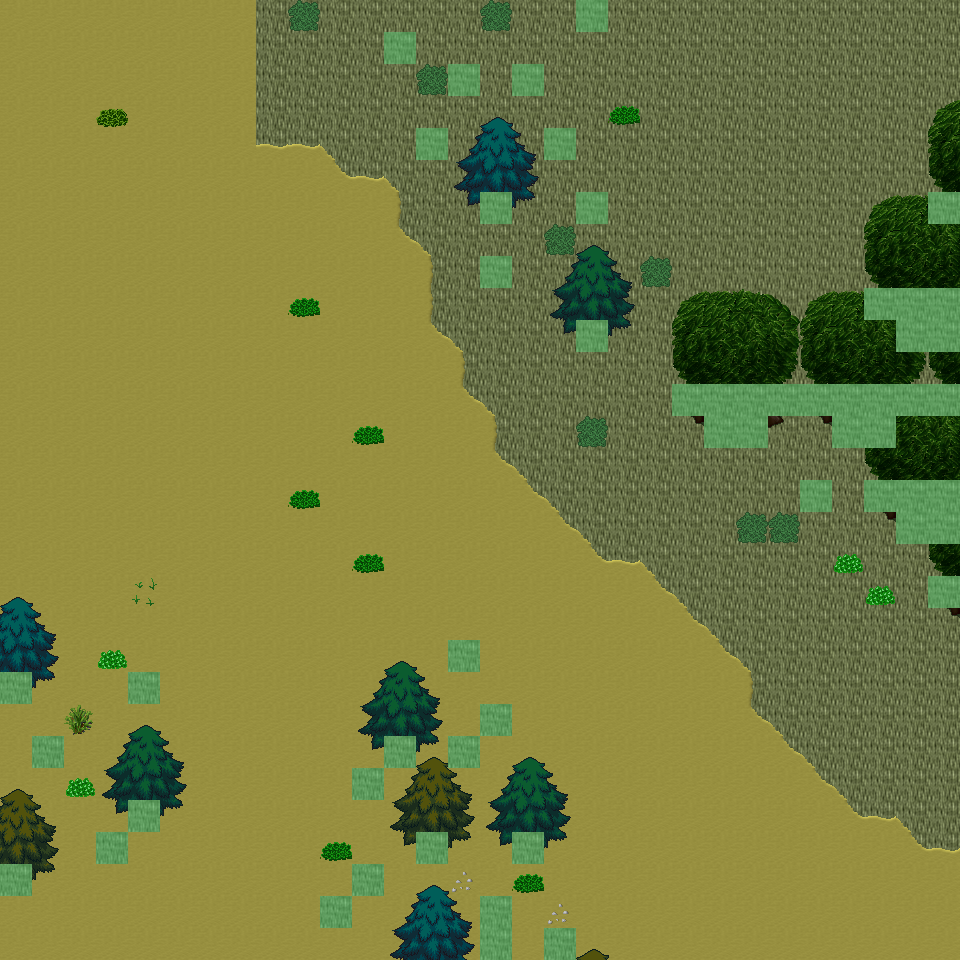

This is a level from a 2D game, rendered from its Tiled map with the project's own tilesets. A one-line summary and the map file follow, with tile-layer data summarised:
An orthogonal 30x30 tile map with 32x32 px tiles, 6 tile layers (Ground, Object, Object2, Above, ...), 23 tilesets and 8 objects (8x mapExit).

<map version="1.0" orientation="orthogonal" renderorder="right-down" width="30" height="30" tilewidth="32" tileheight="32" nextobjectid="9">
  <tileset firstgid="1" name="tileset_ground_ground" tilewidth="32" tileheight="32" tilecount="33" columns="3">
    <image source="../drawable/tileset_ground_ground.png" width="96" height="352" />
  </tileset>
  <tileset firstgid="34" name="tileset_ground_ridge_earth_dark" tilewidth="32" tileheight="32" tilecount="96" columns="12">
    <image source="../drawable/tileset_ground_ridge_earth_dark.png" width="384" height="256" />
  </tileset>
  <tileset firstgid="130" name="tileset_logic_collision" tilewidth="32" tileheight="32" tilecount="1" columns="1">
    <image source="../drawable/tileset_logic_collision.png" width="32" height="32" />
  </tileset>
  <tileset firstgid="131" name="tileset_logic_creature_animal" tilewidth="32" tileheight="32" tilecount="32" columns="8">
    <image source="../drawable/tileset_logic_creature_animal.png" width="256" height="128" />
  </tileset>
  <tileset firstgid="163" name="tileset_ground_earth_edges" tilewidth="32" tileheight="32" tilecount="18" columns="6">
    <image source="../drawable/tileset_ground_earth_edges.png" width="192" height="96" />
  </tileset>
  <tileset firstgid="181" name="tileset_plant_grasses" tilewidth="32" tileheight="32" tilecount="6" columns="3">
    <image source="../drawable/tileset_plant_grasses.png" width="96" height="64" />
  </tileset>
  <tileset firstgid="187" name="tileset_ground_earth_edges_yellowgreen" tilewidth="32" tileheight="32" tilecount="15" columns="5">
    <image source="../drawable/tileset_ground_earth_edges_yellowgreen.png" width="160" height="96" />
  </tileset>
  <tileset firstgid="202" name="tileset_ground_grass_corners" tilewidth="32" tileheight="32" tilecount="24" columns="6">
    <image source="../drawable/tileset_ground_grass_corners.png" width="192" height="128" />
  </tileset>
  <tileset firstgid="226" name="tileset_plant_tree_tree_darkgreen" tilewidth="32" tileheight="32" tilecount="88" columns="8">
    <image source="../drawable/tileset_plant_tree_tree_darkgreen.png" width="256" height="352" />
  </tileset>
  <tileset firstgid="314" name="tileset_plant_tree_evergreen" tilewidth="32" tileheight="32" tilecount="36" columns="3">
    <image source="../drawable/tileset_plant_tree_evergreen.png" width="96" height="384" />
  </tileset>
  <tileset firstgid="350" name="tileset_plant_bush_various_small" tilewidth="32" tileheight="32" tilecount="9" columns="3">
    <image source="../drawable/tileset_plant_bush_various_small.png" width="96" height="96" />
  </tileset>
  <tileset firstgid="359" name="tileset_plant_bush_bushes" tilewidth="32" tileheight="32" tilecount="10" columns="5">
    <image source="../drawable/tileset_plant_bush_bushes.png" width="160" height="64" />
  </tileset>
  <tileset firstgid="369" name="tileset_building_decoration_rocks" tilewidth="32" tileheight="32" tilecount="6" columns="3">
    <image source="../drawable/tileset_building_decoration_rocks.png" width="96" height="64" />
  </tileset>
  <tileset firstgid="375" name="tileset_ground_stonecircle" tilewidth="32" tileheight="32" tilecount="81" columns="9">
    <image source="../drawable/tileset_ground_stonecircle.png" width="288" height="288" />
  </tileset>
  <tileset firstgid="456" name="tileset_ground_rock_rocks" tilewidth="32" tileheight="32" tilecount="4" columns="2">
    <image source="../drawable/tileset_ground_rock_rocks.png" width="64" height="64" />
  </tileset>
  <tileset firstgid="460" name="tileset_building_decoration_orbpedestal" tilewidth="32" tileheight="32" tilecount="2" columns="1">
    <image source="../drawable/tileset_building_decoration_orbpedestal.png" width="32" height="64" />
  </tileset>
  <tileset firstgid="462" name="tileset_building_house_chalet" tilewidth="32" tileheight="32" tilecount="56" columns="7">
    <image source="../drawable/tileset_building_house_chalet.png" width="224" height="256" />
  </tileset>
  <tileset firstgid="518" name="tileset_building_tower_chalet" tilewidth="32" tileheight="32" tilecount="16" columns="2">
    <image source="../drawable/tileset_building_tower_chalet.png" width="64" height="256" />
  </tileset>
  <tileset firstgid="534" name="tileset_plant_bush_bush_pinks" tilewidth="32" tileheight="32" tilecount="4" columns="2">
    <image source="../drawable/tileset_plant_bush_bush_pinks.png" width="64" height="64" />
  </tileset>
  <tileset firstgid="538" name="tileset_ground_dry_grass" tilewidth="32" tileheight="32" tilecount="54" columns="9">
    <image source="../drawable/tileset_ground_dry_grass.png" width="288" height="192" />
  </tileset>
  <tileset firstgid="592" name="tileset_object_rock_pillars_stone" tilewidth="32" tileheight="32" tilecount="36" columns="6">
    <image source="../drawable/tileset_object_rock_pillars_stone.png" width="192" height="192" />
  </tileset>
  <tileset firstgid="628" name="tileset_building_door_brown_door" tilewidth="32" tileheight="32" tilecount="3" columns="1">
    <image source="../drawable/tileset_building_door_brown_door.png" width="32" height="96" />
  </tileset>
  <tileset firstgid="631" name="tileset_logic_creature_fowl" tilewidth="32" tileheight="32" tilecount="6" columns="6">
    <image source="../drawable/tileset_logic_creature_fowl.png" width="192" height="32" />
  </tileset>
  <layer name="Ground" width="30" height="30">
    <data>[900 cells, 900 non-empty, 2 distinct tile ids]</data>
  </layer>
  <layer name="Object" width="30" height="30">
    <data>[900 cells, 122 non-empty, 27 distinct tile ids]</data>
  </layer>
  <layer name="Object2" width="30" height="30">
    <data>[900 cells, 1 non-empty, 1 distinct tile ids]</data>
  </layer>
  <layer name="Above" width="30" height="30">
    <data>[900 cells, 107 non-empty, 30 distinct tile ids]</data>
  </layer>
  <layer name="Above2" width="30" height="30">
    <data>[900 cells, 36 non-empty, 14 distinct tile ids]</data>
  </layer>
  <layer name="Walkable" width="30" height="30">
    <data>[900 cells, 54 non-empty, 1 distinct tile ids]</data>
  </layer>
  <objectgroup name="MapEvents">
    <object id="1" name="north" type="mapExit" x="0" y="0" width="576" height="32">
      <properties>
        <property name="map" value="level_0_x174_y8" />
        <property name="x" value="0" />
        <property name="y" value="28" />
      </properties>
    </object>
    <object id="2" name="north2" type="mapExit" x="608" y="0" width="352" height="32">
      <properties>
        <property name="map" value="level_0_x174_y8" />
        <property name="x" value="19" />
        <property name="y" value="28" />
      </properties>
    </object>
    <object id="3" name="south" type="mapExit" x="0" y="928" width="480" height="32">
      <properties>
        <property name="map" value="level_0_x174_y10" />
        <property name="x" value="0" />
        <property name="y" value="1" />
      </properties>
    </object>
    <object id="4" name="south2" type="mapExit" x="512" y="928" width="32" height="32">
      <properties>
        <property name="map" value="level_0_x174_y10" />
        <property name="x" value="16" />
        <property name="y" value="1" />
      </properties>
    </object>
    <object id="5" name="south3" type="mapExit" x="576" y="928" width="384" height="32">
      <properties>
        <property name="map" value="level_0_x174_y10" />
        <property name="x" value="18" />
        <property name="y" value="1" />
      </properties>
    </object>
    <object id="6" name="west" type="mapExit" x="0" y="0" width="32" height="672">
      <properties>
        <property name="map" value="level_0_x173_y9" />
        <property name="x" value="28" />
        <property name="y" value="0" />
      </properties>
    </object>
    </objectgroup>
</map>
<!-- 2 of 8 objects omitted -->
